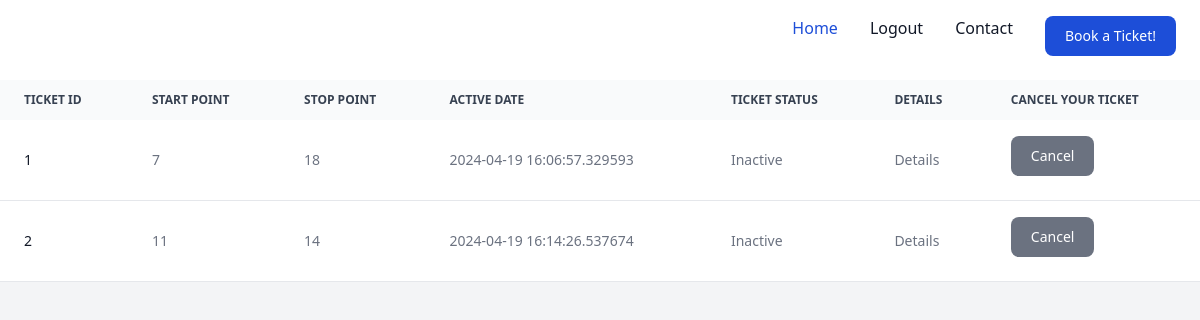
/user_dashboard (signed in), run on the app's committed database.
### models.py (models this page shows, shortened)
class Ticket(db.Model):
    id = db.Column(db.Integer, primary_key=True)
    start_point = db.Column(db.String(100), nullable=False)
    stop_point = db.Column(db.String(100), nullable=False)
    active_date = db.Column(db.DateTime, nullable=False, default=datetime.utcnow)
    isActive = db.Column(db.Boolean, default=True)
    user_id = db.Column(db.Integer, db.ForeignKey('user.id'), nullable=False)

### app.py (the view)
@app.route('/user_dashboard')
def user_dashboard():
    if 'user_id' not in session:
        flash('You need to login first', 'danger')
        return redirect(url_for('login'))
    user = User.query.get(session['user_id'])
    if user:
        tickets = user.tickets
        return render_template('user_dashboard.html', title='User Dashboard', tickets=tickets, user_username=user.username)
    else:
        flash('User not found', 'danger')
        return redirect(url_for('login'))

### templates/user_dashboard.html (shortened to what this page needs)
<!DOCTYPE html>
<html lang="en">
<head>
    <link rel="stylesheet" href="{{url_for('static',filename='dist/css/output.css')}}">
</head>
<body class = "bg-gray-100 dark:bg-gray-800">
    <nav class="bg-white border-gray-200 dark:bg-gray-900">
        <div class="max-w-screen-xl flex flex-wrap items-center justify-between mx-auto p-4">
          <a class="font-mono text-white" href="{{url_for('index')}}">TicketEase</a>
          <p class = "font-mono text-white block py-2 px-3">Welcome, {{user_username}}</p>
          <div class="hidden w-full md:block md:w-auto" id="navbar-default">
            <ul class="font-medium flex flex-col p-4 md:p-0 mt-4 border border-gray-100 rounded-lg bg-gray-50 md:flex-row md:space-x-8 rtl:space-x-reverse md:mt-0 md:border-0 md:bg-white dark:bg-gray-800 md:dark:bg-gray-900 dark:border-gray-700">
              <li>
                <a href="{{url_for('index')}}" class="block py-2 px-3 text-white bg-blue-700 rounded md:bg-transparent md:text-blue-700 md:p-0 dark:text-white md:dark:text-blue-500" aria-current="page">Home</a>
              </li>
              <li>
                <a href="{{url_for('logout')}}" class="block py-2 px-3 text-gray-900 rounded hover:bg-gray-100 md:hover:bg-transparent md:border-0 md:hover:text-blue-700 md:p-0 dark:text-white md:dark:hover:text-blue-500 dark:hover:bg-gray-700 dark:hover:text-white md:dark:hover:bg-transparent">Logout</a>
              </li>
              <li>
                <a href="{{url_for('contact_us')}}" class="block py-2 px-3 text-gray-900 rounded hover:bg-gray-100 md:hover:bg-transparent md:border-0 md:hover:text-blue-700 md:p-0 dark:text-white md:dark:hover:text-blue-500 dark:hover:bg-gray-700 dark:hover:text-white md:dark:hover:bg-transparent">Contact</a>
              </li>
              <li>
                <a href="{{url_for('book_ticket')}}" class="block py-2 px-3 text-gray-900 rounded hover:bg-gray-100 md:hover:bg-transparent md:border-0 md:hover:text-blue-700 md:p-0 dark:text-white md:dark:hover:text-blue-500 dark:hover:bg-gray-700 dark:hover:text-white md:dark:hover:bg-transparent">
                    <button type="button" class="text-white bg-blue-700 hover:bg-blue-800 focus:ring-4 focus:ring-blue-300 font-medium rounded-lg text-sm px-5 py-2.5 me-2 mb-2 dark:bg-blue-600 dark:hover:bg-blue-700 focus:outline-none dark:focus:ring-blue-800">Book a Ticket!</button>
                </a>
              </li>
            </ul>
          </div>
        </div>
      </nav>
      <div class="mx-auto">
        <div class="relative overflow-x-auto overflow-y-auto">
            <table class="w-full text-sm text-left rtl:text-right text-gray-500 dark:text-gray-400">
                <thead class="text-xs text-gray-700 uppercase bg-gray-50 dark:bg-gray-700 dark:text-gray-400">
                    <tr>
                        <th scope="col" class="px-6 py-3">
                            Ticket ID
                        </th>
                        <th scope="col" class="px-6 py-3">
                            Start Point
                        </th>
                        <th scope="col" class="px-6 py-3">
                            Stop Point
                        </th>
                        <th scope="col" class="px-6 py-3">
                            Active Date
                        </th>
                        <th scope="col" class="px-6 py-3">
                            Ticket Status
                        </th>
                        <th scope="col" class="px-6 py-3">
                            Details
                        </th>
                        <th scope="col" class="px-6 py-3">
                            Cancel your ticket
                        </th>
                    </tr>
                </thead>
                <tbody>
                    {% for ticket in tickets %}
                    <tr class="bg-white border-b dark:bg-gray-800 dark:border-gray-700">
                        <th scope="row" class="px-6 py-4 font-medium text-gray-900 whitespace-nowrap dark:text-white">
                            {{ ticket.id }}
                        </th>
                        <td class="px-6 py-4">
                            {{ ticket.start_point }}
                        </td>
                        <td class="px-6 py-4">
                            {{ ticket.stop_point }}
                        </td>
                        <td class="px-6 py-4">
                            {{ ticket.active_date }}
                        </td>
                        <td class="px-6 py-4">
                            {% if ticket.isActive %}
                                Active
                            {% else %}
                                Inactive
                            {% endif %}
                        </td>
                        <td class="px-6 py-4">
                            <a href="{{ url_for('ticket_details', ticket_id=ticket.id) }}">Details</a>
                        </td>
                        <td class="px-6 py-4">
                            {% if ticket.isActive %}
                                <form action="{{ url_for('cancel_ticket', ticket_id=ticket.id) }}" method="post">
                                    <button type="submit" class="text-white bg-blue-700 hover:bg-blue-800 focus:ring-4 focus:ring-blue-300 font-medium rounded-lg text-sm px-5 py-2.5 me-2 mb-2 dark:bg-blue-600 dark:hover:bg-blue-700 focus:outline-none dark:focus:ring-blue-800">Cancel</button>
                                </form>
                            {% else %}
                                <button type="button" class="cursor-not-allowed text-white bg-gray-500 hover:bg-gray-700 focus:ring-4 focus:ring-gray-300 font-medium rounded-lg text-sm px-5 py-2.5 me-2 mb-2 dark:bg-gray-600 dark:hover:bg-gray-700 focus:outline-none dark:focus:ring-gray-800">Cancel</button>
                            {% endif %}
                        </td>
                    </tr>
                    {% endfor %}
                </tbody>
            </table>
        </div>
    </div>
</body>
</html>

### data on the page
Ticket: id "1", start_point "7", stop_point "18", active_date "2024-04-19 16:06:57.329593", isActive "Inactive"
Ticket: id "2", start_point "11", stop_point "14", active_date "2024-04-19 16:14:26.537674", isActive "Inactive"
